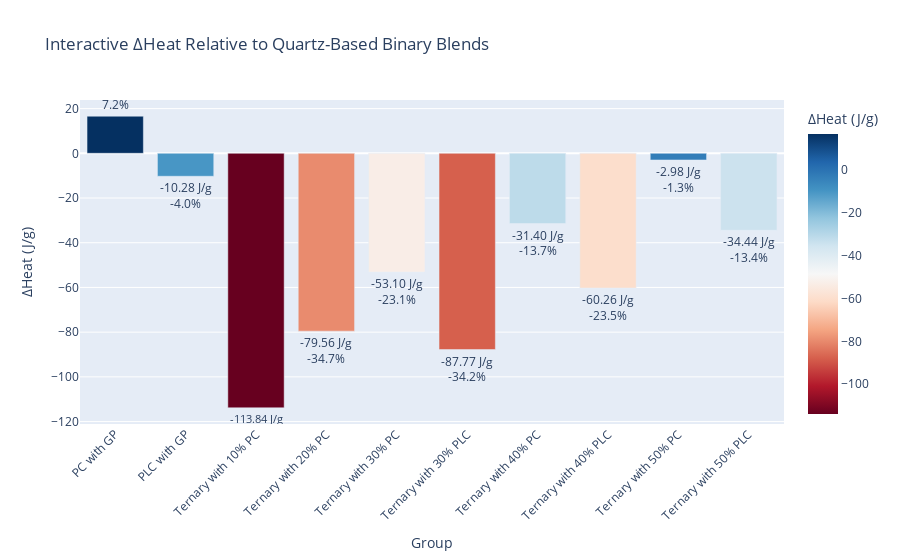

The cell this chart's notebook holds for it:
### Code cell
# Calculate percentage difference relative to baseline
def calc_percent_diff(row):
    if row['Group_names'] in pc_groups:
        return (row['Delta_Heat'] / baseline_pc) * 100 if baseline_pc != 0 else None
    elif row['Group_names'] in plc_groups:
        return (row['Delta_Heat'] / baseline_plc) * 100 if baseline_plc != 0 else None
    else:
        return None

group_mean['Percent_Difference'] = group_mean.apply(calc_percent_diff, axis=1)

# Filter out baseline groups (which have no ΔHeat) for visualization
delta_df = group_mean.dropna(subset=['Delta_Heat']).copy()

# Create an annotation column that combines ΔHeat and percentage difference
delta_df['Annotation'] = delta_df.apply(
    lambda row: f"{row['Delta_Heat']:.2f} J/g<br>{row['Percent_Difference']:.1f}%", axis=1
)

# --- Create the Interactive Bar Chart ---
fig = px.bar(
    delta_df,
    x="Group_names",
    y="Delta_Heat",
    title="Interactive ΔHeat Relative to Quartz-Based Binary Blends",
    labels={"Group_names": "Group", "Delta_Heat": "ΔHeat (J/g)"},
    color="Delta_Heat",
    color_continuous_scale="RdBu"
)

# Add annotations to the bars
fig.update_traces(text=delta_df['Annotation'], textposition='outside')
fig.update_layout(xaxis_tickangle=-45)
fig.show()

### Figure 1 — Plotly figure (JSON) as saved in the notebook; plotly's stock layout.template omitted (floating-point values rounded to 4 significant figures)
{"data": [{"hovertemplate": "Group=%{x}<br>ΔHeat (J/g)=%{marker.color}<extra></extra>", "legendgroup": "", "marker": {"color": [16.6, -10.28, -113.8, -79.56, -53.1, -87.77, -31.4, -60.26, -2.982, -34.44], "coloraxis": "coloraxis", "pattern": {"shape": ""}}, "name": "", "orientation": "v", "showlegend": false, "text": ["16.60 J/g<br>7.2%", "-10.28 J/g<br>-4.0%", "-113.84 J/g<br>-49.6%", "-79.56 J/g<br>-34.7%", "-53.10 J/g<br>-23.1%", "-87.77 J/g<br>-34.2%", "-31.40 J/g<br>-13.7%", "-60.26 J/g<br>-23.5%", "-2.98 J/g<br>-1.3%", "-34.44 J/g<br>-13.4%"], "textposition": "outside", "type": "bar", "x": ["PC with GP", "PLC with GP", "Ternary with 10% PC", "Ternary with 20% PC", "Ternary with 30% PC", "Ternary with 30% PLC", "Ternary with 40% PC", "Ternary with 40% PLC", "Ternary with 50% PC", "Ternary with 50% PLC"], "xaxis": "x", "y": [16.6, -10.28, -113.8, -79.56, -53.1, -87.77, -31.4, -60.26, -2.982, -34.44], "yaxis": "y"}], "layout": {"barmode": "relative", "coloraxis": {"colorbar": {"title": {"text": "ΔHeat (J/g)"}}, "colorscale": [[0, "rgb(103,0,31)"], [0.1, "rgb(178,24,43)"], [0.2, "rgb(214,96,77)"], [0.3, "rgb(244,165,130)"], [0.4, "rgb(253,219,199)"], [0.5, "rgb(247,247,247)"], [0.6, "rgb(209,229,240)"], [0.7, "rgb(146,197,222)"], [0.8, "rgb(67,147,195)"], [0.9, "rgb(33,102,172)"], [1, "rgb(5,48,97)"]]}, "legend": {"tracegroupgap": 0}, "title": {"text": "Interactive ΔHeat Relative to Quartz-Based Binary Blends"}, "xaxis": {"anchor": "y", "domain": [0, 1], "tickangle": -45, "title": {"text": "Group"}}, "yaxis": {"anchor": "x", "domain": [0, 1], "title": {"text": "ΔHeat (J/g)"}}}}
